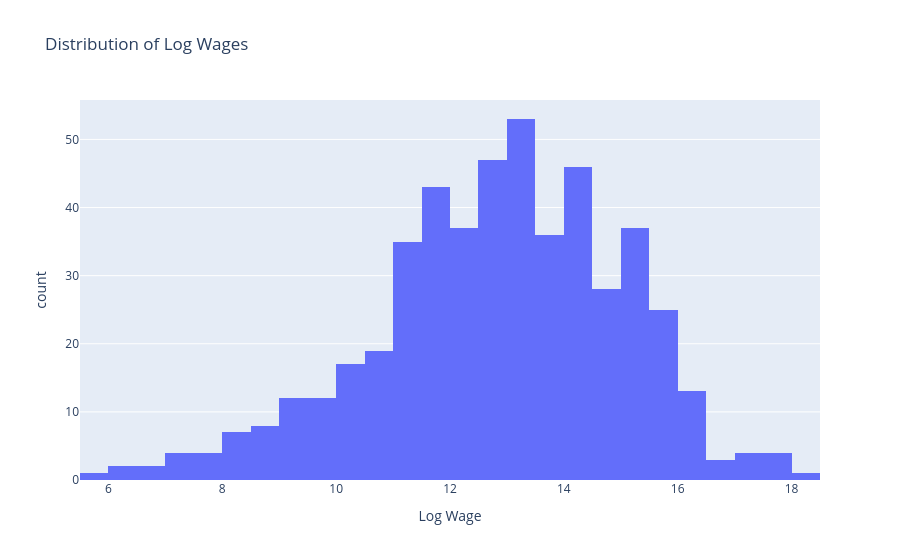

Notebook code for this chart:
### Code cell
fig = px.histogram(
    x=endog,
    nbins=30,
    title="Distribution of Log Wages",
    labels={
        "x": "Log Wage",
        "y": "Number of Individuals"
    }
)

fig.update_layout(showlegend=False)

fig.show()

### Figure 1 — Plotly figure (JSON) as saved in the notebook; plotly's stock layout.template omitted (floating-point values rounded to 4 significant figures; data arrays with more than 128 entries replaced by an {"elided": "..."} marker saying what was removed)
{"data": [{"bingroup": "x", "hovertemplate": "Log Wage=%{x}<br>count=%{y}<extra></extra>", "legendgroup": "", "marker": {"color": "#636efa", "pattern": {"shape": ""}}, "name": "", "nbinsx": 30, "orientation": "v", "showlegend": false, "type": "histogram", "x": {"elided": "500 float values"}, "xaxis": "x", "yaxis": "y"}], "layout": {"barmode": "relative", "legend": {"tracegroupgap": 0}, "showlegend": false, "title": {"text": "Distribution of Log Wages"}, "xaxis": {"anchor": "y", "domain": [0, 1], "title": {"text": "Log Wage"}}, "yaxis": {"anchor": "x", "domain": [0, 1], "title": {"text": "count"}}}}
